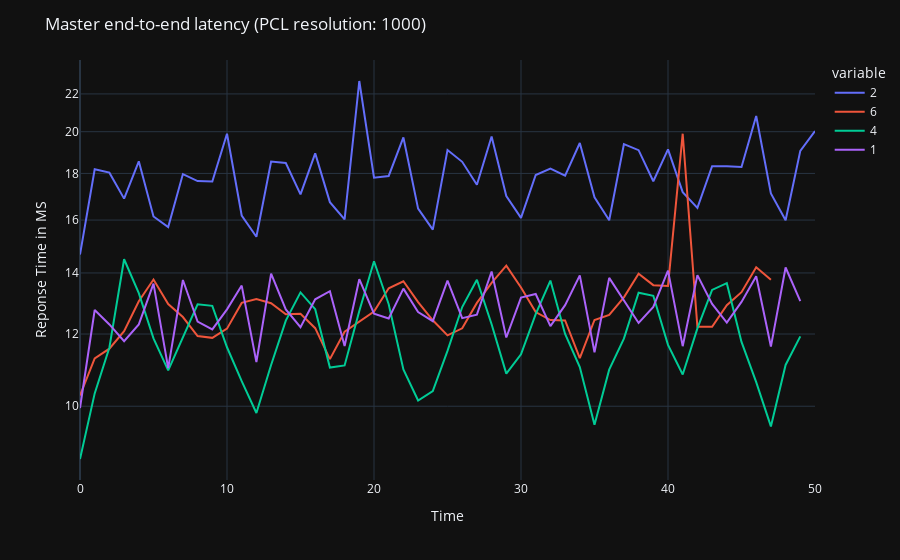
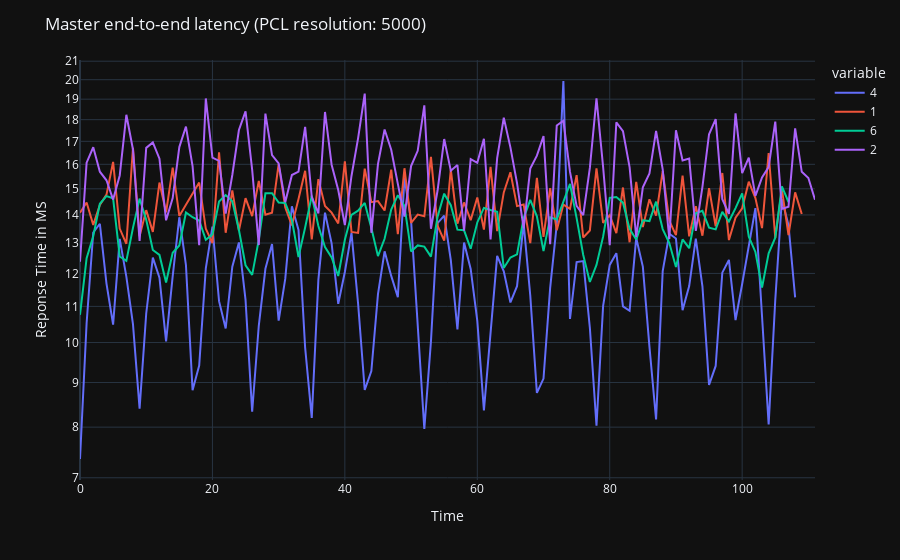
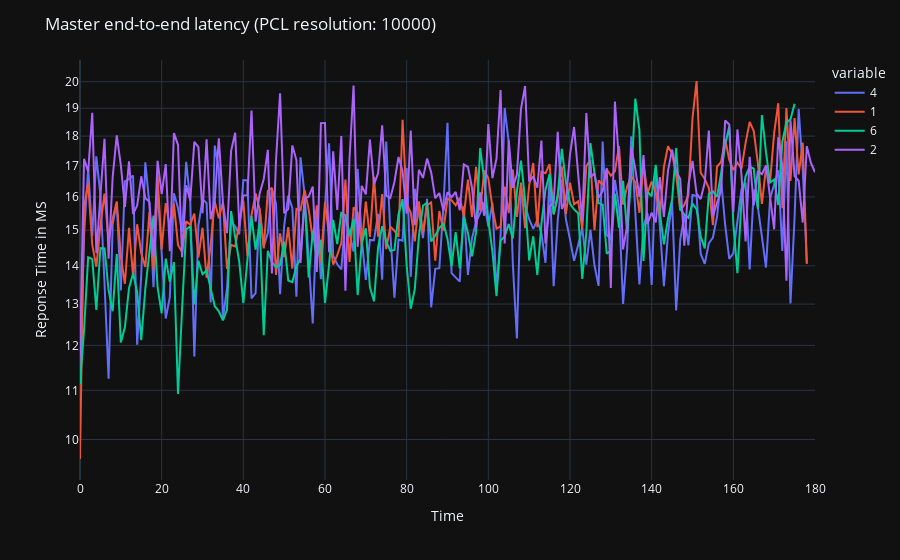

These figures' notebook cell, in order:
### Code cell
import plotly.express as px
from matplotlib import pyplot as plt

# Function to compute simple moving average
def moving_average(data, window_size):
    return data.rolling(window=window_size).mean()

# You can adjust the window size for different levels of smoothing
window_size = 3

for resolution in sorted(response_time.keys()):
    queue_df = pd.DataFrame.from_dict(response_time[resolution])
    fig = px.line(queue_df, x=queue_df.index, y=queue_df.columns)
    fig.update_layout(title=f'Master end-to-end latency (PCL resolution: {resolution})', xaxis_title='Time', yaxis_title='Reponse Time in MS', yaxis_type='log')
    fig.show()

### Figure 1 — Plotly figure (JSON) as saved in the notebook; plotly's stock layout.template omitted (floating-point values rounded to 4 significant figures)
{"data": [{"hovertemplate": "variable=2<br>index=%{x}<br>value=%{y}<extra></extra>", "legendgroup": "2", "line": {"color": "#636efa", "dash": "solid"}, "marker": {"symbol": "circle"}, "mode": "lines", "name": "2", "orientation": "v", "showlegend": true, "x": [0, 1, 2, 3, 4, 5, 6, 7, 8, 9, 10, 11, 12, 13, 14, 15, 16, 17, 18, 19, 20, 21, 22, 23, 24, 25, 26, 27, 28, 29, 30, 31, 32, 33, 34, 35, 36, 37, 38, 39, 40, 41, 42, 43, 44, 45, 46, 47, 48, 49, 50], "xaxis": "x", "y": [14.67, 18.19, 18.03, 16.89, 18.56, 16.15, 15.72, 17.97, 17.65, 17.64, 19.9, 16.19, 15.34, 18.55, 18.48, 17.07, 18.93, 16.74, 16.03, 22.73, 17.81, 17.88, 19.71, 16.47, 15.62, 19.09, 18.53, 17.49, 19.76, 17.0, 16.09, 17.93, 18.22, 17.9, 19.44, 16.95, 15.99, 19.38, 19.09, 17.65, 19.13, 17.17, 16.5, 18.33, 18.33, 18.29, 20.81, 17.11, 15.99, 19.06, 20.04], "yaxis": "y", "type": "scatter"}, {"hovertemplate": "variable=6<br>index=%{x}<br>value=%{y}<extra></extra>", "legendgroup": "6", "line": {"color": "#EF553B", "dash": "solid"}, "marker": {"symbol": "circle"}, "mode": "lines", "name": "6", "orientation": "v", "showlegend": true, "x": [0, 1, 2, 3, 4, 5, 6, 7, 8, 9, 10, 11, 12, 13, 14, 15, 16, 17, 18, 19, 20, 21, 22, 23, 24, 25, 26, 27, 28, 29, 30, 31, 32, 33, 34, 35, 36, 37, 38, 39, 40, 41, 42, 43, 44, 45, 46, 47, 48, 49, 50], "xaxis": "x", "y": [10.28, 11.29, 11.56, 12.08, 13.04, 13.77, 12.94, 12.53, 11.94, 11.88, 12.16, 12.98, 13.11, 12.97, 12.61, 12.63, 12.18, 11.26, 12.07, 12.37, 12.7, 13.47, 13.71, 13.01, 12.42, 11.96, 12.17, 12.98, 13.65, 14.26, 13.5, 12.68, 12.43, 12.42, 11.29, 12.43, 12.6, 13.16, 13.97, 13.58, 13.55, 19.9, 12.22, 12.22, 12.91, 13.34, 14.2, 13.76, null, null, null], "yaxis": "y", "type": "scatter"}, {"hovertemplate": "variable=4<br>index=%{x}<br>value=%{y}<extra></extra>", "legendgroup": "4", "line": {"color": "#00cc96", "dash": "solid"}, "marker": {"symbol": "circle"}, "mode": "lines", "name": "4", "orientation": "v", "showlegend": true, "x": [0, 1, 2, 3, 4, 5, 6, 7, 8, 9, 10, 11, 12, 13, 14, 15, 16, 17, 18, 19, 20, 21, 22, 23, 24, 25, 26, 27, 28, 29, 30, 31, 32, 33, 34, 35, 36, 37, 38, 39, 40, 41, 42, 43, 44, 45, 46, 47, 48, 49, 50], "xaxis": "x", "y": [8.753, 10.33, 11.6, 14.49, 13.3, 11.87, 10.95, 11.89, 12.94, 12.88, 11.61, 10.65, 9.83, 11.1, 12.41, 13.33, 12.78, 11.03, 11.09, 12.72, 14.42, 12.94, 10.98, 10.15, 10.39, 11.5, 12.85, 13.76, 12.3, 10.86, 11.4, 12.62, 13.73, 12.0, 11.04, 9.545, 10.97, 11.86, 13.32, 13.21, 11.67, 10.83, 12.17, 13.41, 13.64, 11.76, 10.63, 9.503, 11.1, 11.93, null], "yaxis": "y", "type": "scatter"}, {"hovertemplate": "variable=1<br>index=%{x}<br>value=%{y}<extra></extra>", "legendgroup": "1", "line": {"color": "#ab63fa", "dash": "solid"}, "marker": {"symbol": "circle"}, "mode": "lines", "name": "1", "orientation": "v", "showlegend": true, "x": [0, 1, 2, 3, 4, 5, 6, 7, 8, 9, 10, 11, 12, 13, 14, 15, 16, 17, 18, 19, 20, 21, 22, 23, 24, 25, 26, 27, 28, 29, 30, 31, 32, 33, 34, 35, 36, 37, 38, 39, 40, 41, 42, 43, 44, 45, 46, 47, 48, 49, 50], "xaxis": "x", "y": [9.956, 12.75, 12.29, 11.79, 12.29, 13.63, 11.01, 13.75, 12.38, 12.14, 12.77, 13.56, 11.18, 13.97, 12.77, 12.21, 13.1, 13.37, 11.64, 13.78, 12.63, 12.48, 13.46, 12.68, 12.4, 13.73, 12.49, 12.6, 14.05, 11.89, 13.16, 13.28, 12.24, 12.91, 13.91, 11.46, 13.83, 13.07, 12.34, 12.85, 14.08, 11.64, 13.92, 12.95, 12.35, 13.01, 13.89, 11.63, 14.19, 13.04, null], "yaxis": "y", "type": "scatter"}], "layout": {"xaxis": {"anchor": "y", "domain": [0.0, 1.0], "title": {"text": "Time"}}, "yaxis": {"anchor": "x", "domain": [0.0, 1.0], "title": {"text": "Reponse Time in MS"}, "type": "log"}, "legend": {"title": {"text": "variable"}, "tracegroupgap": 0}, "margin": {"t": 60}, "title": {"text": "Master end-to-end latency (PCL resolution: 1000)"}}}

### Figure 2 — Plotly figure (JSON) as saved in the notebook; plotly's stock layout.template omitted (floating-point values rounded to 4 significant figures)
{"data": [{"hovertemplate": "variable=4<br>index=%{x}<br>value=%{y}<extra></extra>", "legendgroup": "4", "line": {"color": "#636efa", "dash": "solid"}, "marker": {"symbol": "circle"}, "mode": "lines", "name": "4", "orientation": "v", "showlegend": true, "x": [0, 1, 2, 3, 4, 5, 6, 7, 8, 9, 10, 11, 12, 13, 14, 15, 16, 17, 18, 19, 20, 21, 22, 23, 24, 25, 26, 27, 28, 29, 30, 31, 32, 33, 34, 35, 36, 37, 38, 39, 40, 41, 42, 43, 44, 45, 46, 47, 48, 49, 50, 51, 52, 53, 54, 55, 56, 57, 58, 59, 60, 61, 62, 63, 64, 65, 66, 67, 68, 69, 70, 71, 72, 73, 74, 75, 76, 77, 78, 79, 80, 81, 82, 83, 84, 85, 86, 87, 88, 89, 90, 91, 92, 93, 94, 95, 96, 97, 98, 99, 100, 101, 102, 103, 104, 105, 106, 107, 108, 109, 110, 111], "xaxis": "x", "y": [7.355, 10.53, 13.37, 13.68, 11.68, 10.48, 13.15, 11.9, 10.5, 8.399, 10.8, 12.51, 11.86, 10.03, 11.91, 13.92, 12.27, 8.82, 9.413, 12.16, 13.57, 11.15, 10.38, 12.21, 13.02, 11.19, 8.333, 10.45, 12.15, 12.96, 10.6, 11.83, 14.32, 13.46, 9.868, 8.198, 11.8, 14.09, 12.99, 11.08, 12.05, 13.35, 11.08, 8.823, 9.277, 11.36, 12.72, 11.92, 11.27, 15.44, 13.79, 10.47, 7.96, 10.03, 13.7, 13.97, 12.43, 10.35, 13.02, 12.14, 10.59, 8.36, 10.33, 12.57, 12.07, 11.11, 11.6, 13.69, 11.32, 8.756, 9.093, 11.54, 13.65, 19.93, 10.64, 12.36, 12.4, 10.4, 8.029, 11.01, 12.27, 12.66, 11.0, 10.87, 13.18, 12.22, 9.885, 8.163, 12.07, 13.32, 13.16, 10.89, 11.61, 13.15, 11.6, 8.945, 9.401, 12.02, 12.43, 10.61, 11.67, 12.91, 14.26, 10.72, 8.057, 11.19, 14.59, 13.63, 11.26, null, null, null], "yaxis": "y", "type": "scatter"}, {"hovertemplate": "variable=1<br>index=%{x}<br>value=%{y}<extra></extra>", "legendgroup": "1", "line": {"color": "#EF553B", "dash": "solid"}, "marker": {"symbol": "circle"}, "mode": "lines", "name": "1", "orientation": "v", "showlegend": true, "x": [0, 1, 2, 3, 4, 5, 6, 7, 8, 9, 10, 11, 12, 13, 14, 15, 16, 17, 18, 19, 20, 21, 22, 23, 24, 25, 26, 27, 28, 29, 30, 31, 32, 33, 34, 35, 36, 37, 38, 39, 40, 41, 42, 43, 44, 45, 46, 47, 48, 49, 50, 51, 52, 53, 54, 55, 56, 57, 58, 59, 60, 61, 62, 63, 64, 65, 66, 67, 68, 69, 70, 71, 72, 73, 74, 75, 76, 77, 78, 79, 80, 81, 82, 83, 84, 85, 86, 87, 88, 89, 90, 91, 92, 93, 94, 95, 96, 97, 98, 99, 100, 101, 102, 103, 104, 105, 106, 107, 108, 109, 110, 111], "xaxis": "x", "y": [14.08, 14.47, 13.64, 14.37, 14.77, 16.1, 13.51, 12.97, 16.72, 13.24, 14.18, 13.39, 15.25, 14.1, 15.86, 13.97, 14.38, 14.83, 15.25, 13.5, 13.0, 16.52, 13.36, 14.94, 13.44, 14.63, 13.96, 15.32, 14.01, 14.08, 16.01, 14.28, 13.62, 14.6, 15.73, 13.13, 15.39, 14.33, 14.08, 13.69, 16.12, 13.39, 13.35, 15.82, 14.48, 14.52, 14.16, 15.78, 13.31, 15.84, 13.71, 14.01, 13.95, 16.32, 13.61, 13.08, 15.78, 13.68, 14.47, 13.81, 14.66, 13.47, 15.89, 13.42, 14.86, 15.67, 14.33, 14.39, 13.0, 15.44, 13.22, 15.03, 13.45, 14.39, 14.23, 15.55, 13.19, 13.44, 15.83, 13.71, 13.99, 13.35, 15.05, 13.03, 15.28, 13.56, 14.59, 13.98, 15.72, 13.79, 13.28, 15.53, 13.23, 14.33, 13.25, 15.02, 13.58, 15.64, 13.1, 13.9, 14.25, 15.29, 14.64, 13.52, 16.48, 13.18, 14.98, 13.28, 14.86, 14.04, null, null], "yaxis": "y", "type": "scatter"}, {"hovertemplate": "variable=6<br>index=%{x}<br>value=%{y}<extra></extra>", "legendgroup": "6", "line": {"color": "#00cc96", "dash": "solid"}, "marker": {"symbol": "circle"}, "mode": "lines", "name": "6", "orientation": "v", "showlegend": true, "x": [0, 1, 2, 3, 4, 5, 6, 7, 8, 9, 10, 11, 12, 13, 14, 15, 16, 17, 18, 19, 20, 21, 22, 23, 24, 25, 26, 27, 28, 29, 30, 31, 32, 33, 34, 35, 36, 37, 38, 39, 40, 41, 42, 43, 44, 45, 46, 47, 48, 49, 50, 51, 52, 53, 54, 55, 56, 57, 58, 59, 60, 61, 62, 63, 64, 65, 66, 67, 68, 69, 70, 71, 72, 73, 74, 75, 76, 77, 78, 79, 80, 81, 82, 83, 84, 85, 86, 87, 88, 89, 90, 91, 92, 93, 94, 95, 96, 97, 98, 99, 100, 101, 102, 103, 104, 105, 106, 107, 108, 109, 110, 111], "xaxis": "x", "y": [10.76, 12.49, 13.23, 14.42, 14.71, 14.63, 12.55, 12.4, 13.53, 14.62, 13.82, 12.77, 12.6, 11.72, 12.67, 12.92, 14.09, 13.92, 13.8, 13.11, 13.3, 14.5, 14.76, 14.52, 13.45, 12.26, 11.95, 13.11, 14.82, 14.82, 14.47, 14.45, 13.82, 12.53, 13.55, 14.73, 13.6, 12.86, 12.52, 11.92, 13.11, 14.01, 14.16, 14.45, 13.52, 12.56, 13.15, 14.2, 14.75, 14.34, 12.72, 12.92, 12.88, 12.54, 13.94, 14.81, 14.37, 13.47, 13.45, 12.81, 13.73, 14.26, 14.19, 14.12, 12.17, 12.51, 12.62, 13.88, 14.56, 13.95, 12.73, 13.92, 13.83, 14.49, 15.19, 13.88, 12.6, 11.73, 12.27, 13.22, 14.64, 14.68, 14.46, 13.49, 13.12, 13.8, 13.77, 14.5, 13.49, 13.0, 12.21, 13.13, 12.83, 14.06, 14.15, 13.54, 13.48, 14.11, 13.76, 14.26, 14.82, 13.22, 12.7, 11.56, 12.65, 13.18, 15.09, 14.49, null, null, null, null], "yaxis": "y", "type": "scatter"}, {"hovertemplate": "variable=2<br>index=%{x}<br>value=%{y}<extra></extra>", "legendgroup": "2", "line": {"color": "#ab63fa", "dash": "solid"}, "marker": {"symbol": "circle"}, "mode": "lines", "name": "2", "orientation": "v", "showlegend": true, "x": [0, 1, 2, 3, 4, 5, 6, 7, 8, 9, 10, 11, 12, 13, 14, 15, 16, 17, 18, 19, 20, 21, 22, 23, 24, 25, 26, 27, 28, 29, 30, 31, 32, 33, 34, 35, 36, 37, 38, 39, 40, 41, 42, 43, 44, 45, 46, 47, 48, 49, 50, 51, 52, 53, 54, 55, 56, 57, 58, 59, 60, 61, 62, 63, 64, 65, 66, 67, 68, 69, 70, 71, 72, 73, 74, 75, 76, 77, 78, 79, 80, 81, 82, 83, 84, 85, 86, 87, 88, 89, 90, 91, 92, 93, 94, 95, 96, 97, 98, 99, 100, 101, 102, 103, 104, 105, 106, 107, 108, 109, 110, 111], "xaxis": "x", "y": [12.38, 16.07, 16.74, 15.69, 15.34, 14.58, 15.54, 18.23, 16.64, 13.07, 16.71, 16.95, 16.24, 13.8, 14.64, 16.74, 17.68, 15.92, 12.93, 19.03, 16.29, 16.15, 14.05, 15.56, 17.52, 18.4, 15.78, 12.93, 18.29, 16.4, 16.04, 14.48, 15.55, 15.7, 17.66, 14.69, 14.06, 18.37, 15.98, 14.95, 13.63, 15.52, 17.15, 19.28, 13.36, 16.01, 17.54, 16.63, 15.2, 13.94, 15.93, 16.58, 18.69, 13.5, 14.93, 17.1, 15.73, 15.97, 13.43, 16.22, 16.07, 17.11, 13.12, 16.26, 18.09, 16.73, 15.23, 13.52, 15.82, 16.37, 17.24, 12.96, 17.72, 17.95, 15.68, 14.34, 13.99, 15.85, 19.04, 15.89, 12.93, 17.88, 17.46, 15.89, 13.22, 15.06, 15.62, 17.47, 15.79, 13.14, 17.5, 16.17, 16.25, 13.43, 15.07, 17.32, 18.03, 14.59, 14.04, 18.3, 15.63, 16.29, 14.72, 15.46, 15.88, 17.91, 14.22, 14.31, 17.59, 15.69, 15.43, 14.57], "yaxis": "y", "type": "scatter"}], "layout": {"xaxis": {"anchor": "y", "domain": [0.0, 1.0], "title": {"text": "Time"}}, "yaxis": {"anchor": "x", "domain": [0.0, 1.0], "title": {"text": "Reponse Time in MS"}, "type": "log"}, "legend": {"title": {"text": "variable"}, "tracegroupgap": 0}, "margin": {"t": 60}, "title": {"text": "Master end-to-end latency (PCL resolution: 5000)"}}}

### Figure 3 — Plotly figure (JSON) as saved in the notebook; plotly's stock layout.template omitted (floating-point values rounded to 4 significant figures; data arrays with more than 128 entries replaced by an {"elided": "..."} marker saying what was removed)
{"data": [{"hovertemplate": "variable=4<br>index=%{x}<br>value=%{y}<extra></extra>", "legendgroup": "4", "line": {"color": "#636efa", "dash": "solid"}, "marker": {"symbol": "circle"}, "mode": "lines", "name": "4", "orientation": "v", "showlegend": true, "x": {"elided": "181 int values"}, "xaxis": "x", "y": {"elided": "181 float values"}, "yaxis": "y", "type": "scatter"}, {"hovertemplate": "variable=1<br>index=%{x}<br>value=%{y}<extra></extra>", "legendgroup": "1", "line": {"color": "#EF553B", "dash": "solid"}, "marker": {"symbol": "circle"}, "mode": "lines", "name": "1", "orientation": "v", "showlegend": true, "x": {"elided": "181 int values"}, "xaxis": "x", "y": {"elided": "181 float values"}, "yaxis": "y", "type": "scatter"}, {"hovertemplate": "variable=6<br>index=%{x}<br>value=%{y}<extra></extra>", "legendgroup": "6", "line": {"color": "#00cc96", "dash": "solid"}, "marker": {"symbol": "circle"}, "mode": "lines", "name": "6", "orientation": "v", "showlegend": true, "x": {"elided": "181 int values"}, "xaxis": "x", "y": {"elided": "181 float values"}, "yaxis": "y", "type": "scatter"}, {"hovertemplate": "variable=2<br>index=%{x}<br>value=%{y}<extra></extra>", "legendgroup": "2", "line": {"color": "#ab63fa", "dash": "solid"}, "marker": {"symbol": "circle"}, "mode": "lines", "name": "2", "orientation": "v", "showlegend": true, "x": {"elided": "181 int values"}, "xaxis": "x", "y": {"elided": "181 float values"}, "yaxis": "y", "type": "scatter"}], "layout": {"xaxis": {"anchor": "y", "domain": [0.0, 1.0], "title": {"text": "Time"}}, "yaxis": {"anchor": "x", "domain": [0.0, 1.0], "title": {"text": "Reponse Time in MS"}, "type": "log"}, "legend": {"title": {"text": "variable"}, "tracegroupgap": 0}, "margin": {"t": 60}, "title": {"text": "Master end-to-end latency (PCL resolution: 10000)"}}}
